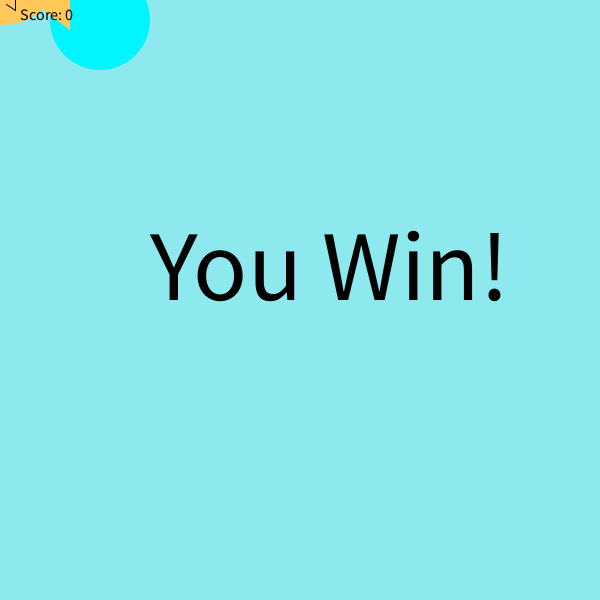
Frame 1 (no input)
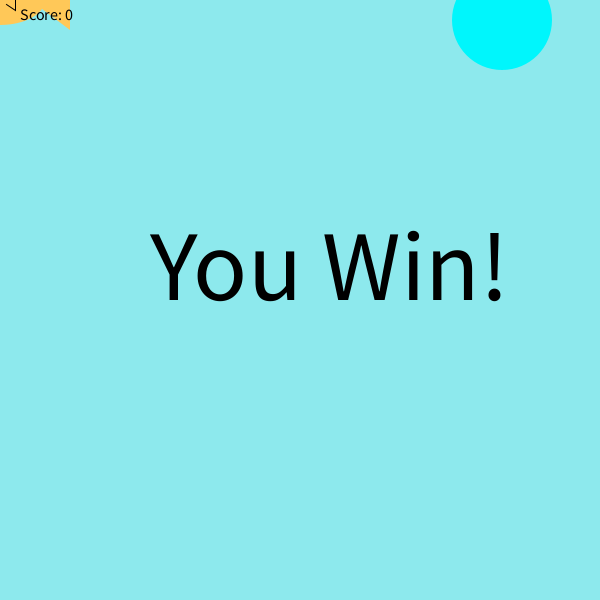
Frame 60 (the mouse pressed at the canvas centre just before this capture)
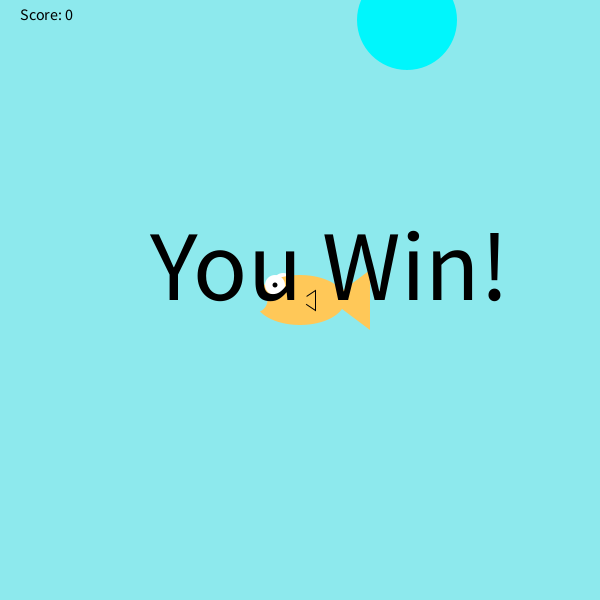
Frame 120 (the mouse held since frame 60 and released just before this capture)

The Processing sketch that drew these frames (run headless with seeded random() and noise(); from frame 60 on, the mouse is pressed at the canvas centre):

// Processing sketch: sketch_190909a
// ── sketch_190909a.pde
int foodX = 100;
int foodY = 20;
int score = 0;
void setup(){
  size(600, 600);
}

void draw(){
  background(141,233,237);
  
  fill(#00F6FC);
  noStroke();
  ellipse(foodX, foodY, 100, 100);
  foodX = (int) random(width-20);
  
     drawFish();
     
    

    fill(0, 0, 0);
    textSize(16);
    text("Score: " + score, 20, 20);
    
    textSize(100); //if it’s not big enough
    text("You Win!", 150, 300);


}
 void checkCatch(int x, int y){
     if(x > mouseX && x < mouseX+70){
          if(y > mouseY-17 && y < mouseY+30){
               score++;
               foodY = 20; //if the food was eaten, make more food fall from the top
               foodX = (int) random(width-20);
          }
     }
     else if (foodY > height && score > 0){
          score--;
     }
 }
void drawFish(){
     noStroke();
     fill(255,255,255);
     ellipse(mouseX-17,mouseY-17,20,20); //back side eye
     fill(255,200,88);
     ellipse(mouseX,mouseY,90,50); //body
     triangle(mouseX+30,mouseY,mouseX+70,mouseY+30,mouseX+70,mouseY-30); //tail
     stroke(0);
     triangle(mouseX,mouseY,mouseX+15,mouseY+10,mouseX+15,mouseY-10); //side fin
     noStroke();
     fill(255,200,88);
     ellipse(mouseX,mouseY,15,15); //side fin cover
     noStroke();
     fill(255,255,255);
     ellipse(mouseX-25,mouseY-15,20,20); //front eye
     fill(0,0,0);
     ellipse(mouseX-25,mouseY-15,5,5); //pupil
     fill(141,233,237);
     ellipse(mouseX-45,mouseY,25,25); //mouth
}
